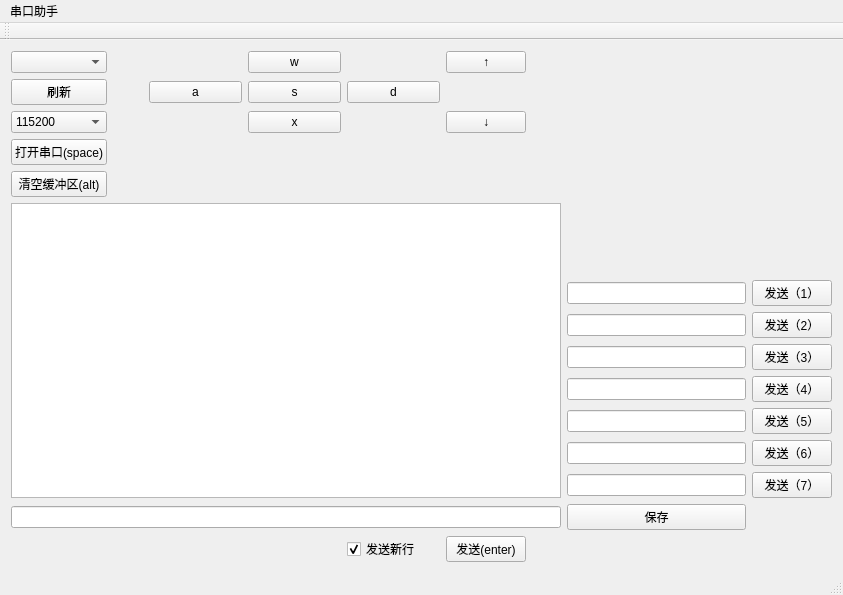
<?xml version="1.0" encoding="UTF-8"?>
<ui version="4.0">
 <class>MainWindow</class>
 <widget class="QMainWindow" name="MainWindow">
  <property name="geometry">
   <rect>
    <x>0</x>
    <y>0</y>
    <width>843</width>
    <height>595</height>
   </rect>
  </property>
  <property name="windowTitle">
   <string>MainWindow</string>
  </property>
  <widget class="QWidget" name="centralWidget">
   <property name="sizePolicy">
    <sizepolicy hsizetype="Maximum" vsizetype="Preferred">
     <horstretch>0</horstretch>
     <verstretch>0</verstretch>
    </sizepolicy>
   </property>
   <layout class="QVBoxLayout" name="verticalLayout">
    <item>
     <layout class="QGridLayout" name="gridLayout">
      <item row="16" column="4">
       <widget class="QCheckBox" name="checkBox_send_newline">
        <property name="sizePolicy">
         <sizepolicy hsizetype="Fixed" vsizetype="Fixed">
          <horstretch>0</horstretch>
          <verstretch>0</verstretch>
         </sizepolicy>
        </property>
        <property name="text">
         <string>发送新行</string>
        </property>
        <property name="checked">
         <bool>true</bool>
        </property>
       </widget>
      </item>
      <item row="1" column="2">
       <widget class="QPushButton" name="turn_left">
        <property name="sizePolicy">
         <sizepolicy hsizetype="Fixed" vsizetype="Fixed">
          <horstretch>0</horstretch>
          <verstretch>0</verstretch>
         </sizepolicy>
        </property>
        <property name="minimumSize">
         <size>
          <width>93</width>
          <height>0</height>
         </size>
        </property>
        <property name="text">
         <string>a</string>
        </property>
       </widget>
      </item>
      <item row="2" column="5">
       <widget class="QPushButton" name="down">
        <property name="sizePolicy">
         <sizepolicy hsizetype="Minimum" vsizetype="Fixed">
          <horstretch>0</horstretch>
          <verstretch>0</verstretch>
         </sizepolicy>
        </property>
        <property name="text">
         <string>↓</string>
        </property>
       </widget>
      </item>
      <item row="2" column="3">
       <widget class="QPushButton" name="go_back">
        <property name="sizePolicy">
         <sizepolicy hsizetype="Minimum" vsizetype="Fixed">
          <horstretch>0</horstretch>
          <verstretch>0</verstretch>
         </sizepolicy>
        </property>
        <property name="text">
         <string>x</string>
        </property>
       </widget>
      </item>
      <item row="1" column="4">
       <widget class="QPushButton" name="turn_right">
        <property name="sizePolicy">
         <sizepolicy hsizetype="Fixed" vsizetype="Fixed">
          <horstretch>0</horstretch>
          <verstretch>0</verstretch>
         </sizepolicy>
        </property>
        <property name="minimumSize">
         <size>
          <width>93</width>
          <height>0</height>
         </size>
        </property>
        <property name="text">
         <string>d</string>
        </property>
       </widget>
      </item>
      <item row="0" column="5">
       <widget class="QPushButton" name="up">
        <property name="sizePolicy">
         <sizepolicy hsizetype="Minimum" vsizetype="Fixed">
          <horstretch>0</horstretch>
          <verstretch>0</verstretch>
         </sizepolicy>
        </property>
        <property name="text">
         <string>↑</string>
        </property>
       </widget>
      </item>
      <item row="1" column="3">
       <widget class="QPushButton" name="stop">
        <property name="sizePolicy">
         <sizepolicy hsizetype="Fixed" vsizetype="Fixed">
          <horstretch>0</horstretch>
          <verstretch>0</verstretch>
         </sizepolicy>
        </property>
        <property name="minimumSize">
         <size>
          <width>93</width>
          <height>0</height>
         </size>
        </property>
        <property name="text">
         <string>s</string>
        </property>
       </widget>
      </item>
      <item row="14" column="7">
       <widget class="QLineEdit" name="sendBox_7"/>
      </item>
      <item row="16" column="5">
       <widget class="QPushButton" name="pushButton_send">
        <property name="sizePolicy">
         <sizepolicy hsizetype="Fixed" vsizetype="Fixed">
          <horstretch>0</horstretch>
          <verstretch>0</verstretch>
         </sizepolicy>
        </property>
        <property name="text">
         <string>发送(enter)</string>
        </property>
       </widget>
      </item>
      <item row="0" column="3">
       <widget class="QPushButton" name="go_forward">
        <property name="sizePolicy">
         <sizepolicy hsizetype="Minimum" vsizetype="Fixed">
          <horstretch>0</horstretch>
          <verstretch>0</verstretch>
         </sizepolicy>
        </property>
        <property name="text">
         <string>w</string>
        </property>
       </widget>
      </item>
      <item row="15" column="7">
       <widget class="QPushButton" name="saveButton">
        <property name="text">
         <string>保存</string>
        </property>
       </widget>
      </item>
      <item row="10" column="8">
       <widget class="QPushButton" name="sendButton_3">
        <property name="text">
         <string>发送（3）</string>
        </property>
       </widget>
      </item>
      <item row="9" column="8">
       <widget class="QPushButton" name="sendButton_2">
        <property name="text">
         <string>发送（2）</string>
        </property>
       </widget>
      </item>
      <item row="13" column="8">
       <widget class="QPushButton" name="sendButton_6">
        <property name="text">
         <string>发送（6）</string>
        </property>
       </widget>
      </item>
      <item row="14" column="8">
       <widget class="QPushButton" name="sendButton_7">
        <property name="text">
         <string>发送（7）</string>
        </property>
       </widget>
      </item>
      <item row="8" column="7">
       <widget class="QLineEdit" name="sendBox_1">
        <property name="sizePolicy">
         <sizepolicy hsizetype="Minimum" vsizetype="Fixed">
          <horstretch>0</horstretch>
          <verstretch>0</verstretch>
         </sizepolicy>
        </property>
       </widget>
      </item>
      <item row="10" column="7">
       <widget class="QLineEdit" name="sendBox_3"/>
      </item>
      <item row="12" column="8">
       <widget class="QPushButton" name="sendButton_5">
        <property name="text">
         <string>发送（5）</string>
        </property>
       </widget>
      </item>
      <item row="11" column="8">
       <widget class="QPushButton" name="sendButton_4">
        <property name="text">
         <string>发送（4）</string>
        </property>
       </widget>
      </item>
      <item row="9" column="7">
       <widget class="QLineEdit" name="sendBox_2"/>
      </item>
      <item row="12" column="7">
       <widget class="QLineEdit" name="sendBox_5"/>
      </item>
      <item row="13" column="7">
       <widget class="QLineEdit" name="sendBox_6"/>
      </item>
      <item row="11" column="7">
       <widget class="QLineEdit" name="sendBox_4"/>
      </item>
      <item row="8" column="8">
       <widget class="QPushButton" name="sendButton_1">
        <property name="text">
         <string>发送（1）</string>
        </property>
       </widget>
      </item>
      <item row="6" column="0" rowspan="9" colspan="7">
       <widget class="QTextEdit" name="textEdit_2">
        <property name="sizePolicy">
         <sizepolicy hsizetype="Fixed" vsizetype="Expanding">
          <horstretch>0</horstretch>
          <verstretch>0</verstretch>
         </sizepolicy>
        </property>
        <property name="minimumSize">
         <size>
          <width>550</width>
          <height>0</height>
         </size>
        </property>
       </widget>
      </item>
      <item row="15" column="0" colspan="7">
       <widget class="QLineEdit" name="lineEdit_send">
        <property name="sizePolicy">
         <sizepolicy hsizetype="Expanding" vsizetype="Fixed">
          <horstretch>0</horstretch>
          <verstretch>0</verstretch>
         </sizepolicy>
        </property>
       </widget>
      </item>
      <item row="0" column="0">
       <widget class="QComboBox" name="comboBox_2">
        <property name="sizePolicy">
         <sizepolicy hsizetype="Minimum" vsizetype="Fixed">
          <horstretch>0</horstretch>
          <verstretch>0</verstretch>
         </sizepolicy>
        </property>
       </widget>
      </item>
      <item row="1" column="0">
       <widget class="QPushButton" name="pushButton">
        <property name="text">
         <string>刷新</string>
        </property>
       </widget>
      </item>
      <item row="2" column="0">
       <widget class="QComboBox" name="comboBox_baudrate_2">
        <property name="sizePolicy">
         <sizepolicy hsizetype="Minimum" vsizetype="Fixed">
          <horstretch>0</horstretch>
          <verstretch>0</verstretch>
         </sizepolicy>
        </property>
        <item>
         <property name="text">
          <string>115200</string>
         </property>
        </item>
        <item>
         <property name="text">
          <string>38400</string>
         </property>
        </item>
       </widget>
      </item>
      <item row="4" column="0">
       <widget class="QPushButton" name="pushButton_open">
        <property name="sizePolicy">
         <sizepolicy hsizetype="Minimum" vsizetype="Fixed">
          <horstretch>0</horstretch>
          <verstretch>0</verstretch>
         </sizepolicy>
        </property>
        <property name="text">
         <string>打开串口(space)</string>
        </property>
       </widget>
      </item>
      <item row="5" column="0">
       <widget class="QPushButton" name="pushButton_clear">
        <property name="text">
         <string>清空缓冲区(alt)</string>
        </property>
       </widget>
      </item>
     </layout>
    </item>
   </layout>
  </widget>
  <widget class="QMenuBar" name="menuBar">
   <property name="geometry">
    <rect>
     <x>0</x>
     <y>0</y>
     <width>843</width>
     <height>26</height>
    </rect>
   </property>
   <widget class="QMenu" name="menu">
    <property name="title">
     <string>串口助手</string>
    </property>
   </widget>
   <addaction name="menu"/>
  </widget>
  <widget class="QToolBar" name="mainToolBar">
   <attribute name="toolBarArea">
    <enum>TopToolBarArea</enum>
   </attribute>
   <attribute name="toolBarBreak">
    <bool>false</bool>
   </attribute>
  </widget>
  <widget class="QStatusBar" name="statusBar"/>
 </widget>
 <layoutdefault spacing="6" margin="11"/>
 <resources/>
 <connections/>
</ui>
